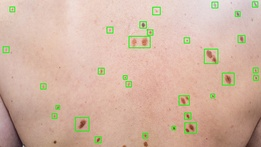
#> input picture Remapped_Images/mapped_image_1.jpg, 261 x 147 px, shrunk from 960 x 540 before the run, given in place of mole_img_1.jpg, which was not available
$ jupyter execute --allow-errors 'SimpleBlobDetection + AdaptiveThresholding.ipynb'   (older library calls are emulated)   (text cells are left out)
#> lines starting #> are read from the running program, lines starting #| are printed output that depends on the picture; after the words box and inside, x2 and y2 are one past the last pixel; in counts of white or black regions, pixels touching at a corner belong together; pictures that were not available may be replaced by others from this repository, and a replacement may not be noted
#> further down, img_101 is the input picture: shape (147, 261, 3); mean B, G, R 163.6, 181.5, 211
[cell 1]
import cv2
import tensorflow as tf
import os
import matplotlib.pyplot as plt
import numpy as np
import os
import glob
import scipy.ndimage as ndimage
import matplotlib.pyplot as plt
import re
from PIL import ImageEnhance , Image
from google.colab.patches import cv2_imshow

[cell 2]
# Setup SimpleBlobDetector parameters.
params = cv2.SimpleBlobDetector_Params()

# Change thresholds
params.minThreshold = 120;
params.maxThreshold = 255;

# Filter by Area.
params.filterByArea = True
params.minArea = 50

# Filter by Circularity
params.filterByCircularity = True
params.minCircularity = 0.3

# Filter by Convexity
params.filterByConvexity = True
params.minConvexity = 0.7

# Filter by Inertia
params.filterByInertia = True
params.minInertiaRatio = 0.09

# Create a detector with the parameters
ver = (cv2.__version__).split('.')
if int(ver[0]) < 3 :
  detector = cv2.SimpleBlobDetector(params)
else :
  detector = cv2.SimpleBlobDetector_create(params)

[cell 3]
def Blob_image(img,detector):

  img_rgb = cv2.cvtColor(img, cv2.COLOR_BGR2RGB)

  blur = cv2.GaussianBlur(img_rgb, (11,11), 0)  # improve
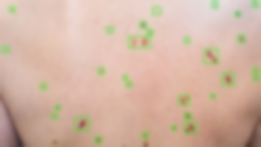
#> blur: shape (147, 261, 3); mean R, G, B 211, 181.5, 163.6

  lab = cv2.cvtColor(blur, cv2.COLOR_BGR2LAB)
#> lab: shape (147, 261, 3); mean of channels 0, 1, 2 187.2, 128.4, 111.1

  l_component = lab[:, :, 0]
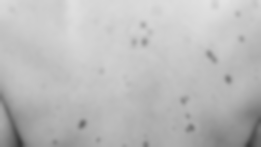
#> l_component: shape (147, 261); min 58, max 226, mean 187.2

  keypoints= detector.detect(l_component)
#> keypoints = 6 keypoints; (x, y, size): (184, 100, 13.8), (190, 128, 11.9), (211, 56, 11.5), (144, 42, 10.7), (228, 79, 10.5), (82, 124, 9.8)

  #blob_sizes = [kp.size for kp in keypoints]
  img = img.copy()
  for x in range(1,len(keypoints)):
    img=cv2.circle(img, (np.int(keypoints[x].pt[0]),np.int(keypoints[x].pt[1])), radius=np.int(keypoints[x].size), color=(0,0,0), thickness=-1)
#> this loop made 5 passes
#> pass 1, in Blob_image, `img=cv2.circle(img, (np.int(keypoints[x].pt[0]),np.int(keypoints[x].pt..`:
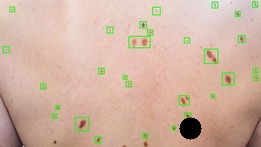
#> img: shape (147, 261, 3); 0.98% of pixels changed, all inside (x1, y1, x2, y2) = (179, 117, 202, 140)
#> after the loop:
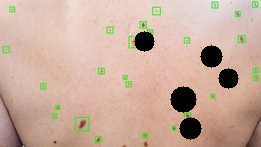
#> img: shape (147, 261, 3); mean B, G, R 156.9, 172.6, 201.4

  return img

[cell 4]
def map_img(blob_img,original_image):

  kernel = np.ones((7,7), np.uint8)

  # Apply dilation
  dilated_img = cv2.dilate(blob_img, kernel, iterations=1)
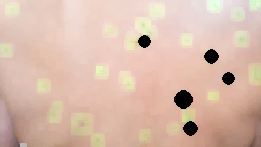
#> dilated_img: shape (147, 261, 3); mean B, G, R 171.6, 187.7, 217.3

  gray = cv2.cvtColor(dilated_img, cv2.COLOR_BGR2GRAY)
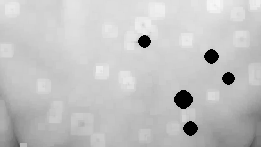
#> gray: shape (147, 261); min 0, max 247, mean 194.7

  # Apply Gaussian blurring
  blurred = cv2.GaussianBlur(gray, (7, 7), 0)

  #thresholding
  thresholdImage = cv2.adaptiveThreshold(blurred, 255,cv2.ADAPTIVE_THRESH_GAUSSIAN_C, cv2.THRESH_BINARY ,11,3)
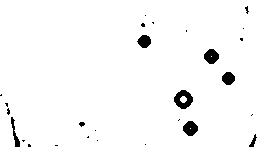
#> thresholdImage: shape (147, 261); 97.2% white; 27 black regions (19 under 20 px), largest, box (x1, y1, x2, y2) and area: (174, 90, 193, 109) 224, (204, 49, 219, 64) 164, (183, 121, 198, 136) 164

  # Detect edges using Canny Edge Detection
  edges = cv2.Canny(thresholdImage, 140, 255,5)
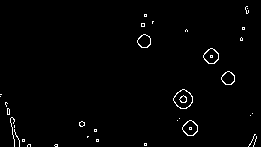
#> edges: shape (147, 261); 1.4% white in thin lines or dots

  # Find contours in the image
  contours, _ = cv2.findContours(edges, cv2.RETR_EXTERNAL, cv2.CHAIN_APPROX_SIMPLE)
#> contours = 34 contours, 28 with area under 20; largest, box (x1, y1, x2, y2) and area: (173, 89, 193, 109) 264, (182, 120, 198, 136) 170, (203, 48, 219, 64) 170, (137, 34, 151, 48) 132, (221, 71, 235, 85) 132, (79, 121, 85, 127) 20

  # Filter the contours
  filtered_contours = []
  for contour in contours:
    x,y,w,h = cv2.boundingRect(contour)
    if h < 120 and w < 120:
      #filtered_contours.append(contour)
      if cv2.contourArea(contour) > 100:
        filtered_contours.append(contour)
#> this loop made 34 passes
#> (x, y, w, h) on passes 1, 2, 6, 8, 10, 12, 13, 14, 15, 16, 17, 18: (54, 144, 4, 3), (27, 144, 4, 3), (253, 136, 4, 11), (248, 134, 8, 13), (14, 129, 6, 18), (79, 121, 6, 6), (182, 120, 16, 16), (177, 120, 1, 1), (179, 118, 1, 1), (10, 117, 5, 30), (250, 115, 1, 1), (252, 113, 1, 1)
#> (contour, x, y, w, h) on passes 3, 4, 5, 7, 9, 11: ([[144, 143], [144, 145], [146, 145], [146, 143]], 144, 143, 3, 3), ([[96, 139], [96, 141], [98, 141], [98, 139]], 96, 139, 3, 3), ([[22, 139], [22, 141], [24, 141], [24, 139]], 22, 139, 3, 3), ([[87, 136], [87, 137], [88, 136]], 87, 136, 2, 2), ([[94, 129], [94, 131], [96, 131], [96, 129]], 94, 129, 3, 3), ([[14, 125], [14, 127]], 14, 125, 1, 3)
#> after the loop, filtered_contours = 5 contours; box (x1, y1, x2, y2) and area: (173, 89, 193, 109) 264, (182, 120, 198, 136) 170, (203, 48, 219, 64) 170, (137, 34, 151, 48) 132, (221, 71, 235, 85) 132

  # Draw rectangles around the contours
  for contour in filtered_contours:
      x, y, w, h = cv2.boundingRect(contour)
      cv2.rectangle(blob_img, (x, y), (x + w, y + h), (0, 255, 0), 2)
      cv2.rectangle(original_image, (x, y), (x + w, y + h), (0, 255, 0), 2)
#> this loop made 5 passes
#> (x, y, w, h) on passes 1 to 5: (182, 120, 16, 16), (173, 89, 20, 20), (221, 71, 14, 14), (203, 48, 16, 16), (137, 34, 14, 14)
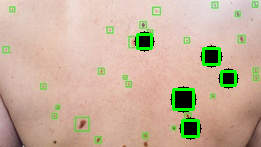
#> blob_img: shape (147, 261, 3); 2.45% of pixels changed, all inside (x1, y1, x2, y2) = (136, 33, 237, 138)
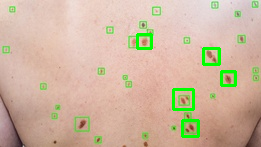
#> original_image: shape (147, 261, 3); mean B, G, R 160.1, 183.2, 206.2
#> pass 2 of the loop `for i in range(1,13):`:
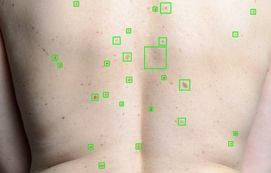
#> input picture Remapped_Images/mapped_image_10.jpg, 271 x 173 px, shrunk from 1000 x 636 before the run, given in place of mole_img_2.jpg, which was not available
#> img_101 is the input picture: shape (173, 271, 3); mean B, G, R 166.3, 181.5, 197.1
#> img_rgb: shape (173, 271, 3)
#> blur: shape (173, 271, 3)
#> lab: shape (173, 271, 3); mean of channels 0, 1, 2 185.2, 126.1, 118.3
#> l_component: shape (173, 271)
#> dilated_img: shape (173, 271, 3)
#> gray: shape (173, 271)
#> blurred: shape (173, 271)
#> in map_img (call 2), `thresholdImage = cv2.adaptiveThreshold(blurred, 255,cv2.ADAPTIVE_THRES..`:
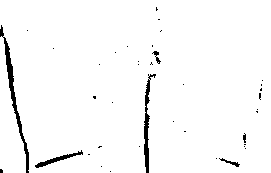
#> thresholdImage: shape (173, 271); 97.2% white; 39 black regions (33 under 20 px), largest, box (x1, y1, x2, y2) and area: (0, 25, 29, 173) 551, (144, 74, 156, 173) 364, (35, 150, 83, 168) 185, (219, 158, 240, 167) 53, (152, 51, 161, 64) 42, (243, 133, 246, 143) 22
#> in map_img (call 2), `edges = cv2.Canny(thresholdImage, 140, 255,5)`:
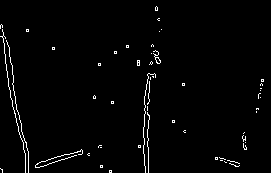
#> edges: shape (173, 271); 1.9% white in thin lines or dots
#> contours = 54 contours, 53 with area under 20; largest, box (x1, y1, x2, y2) and area: (153, 50, 161, 64) 22
#> the loop in map_img (call 2), `for contour in contours:` made 54 passes
#> (x, y, w, h) on passes 2, 4, 6, 8, 10, 11, 14, 15: (0, 168, 3, 5), (229, 163, 11, 4), (227, 160, 13, 4), (219, 157, 7, 3), (87, 153, 3, 3), (35, 149, 48, 19), (98, 145, 4, 3), (243, 143, 4, 7)
#> after the loop in map_img (call 2), `for contour in contours:`: filtered_contours = []

  return blob_img, original_image, edges, thresholdImage

[cell 5]
filepath = '/content/drive/MyDrive/Project_Images/Remapped_Images/'
#> (the rest of this cell did not finish here and is left out)
